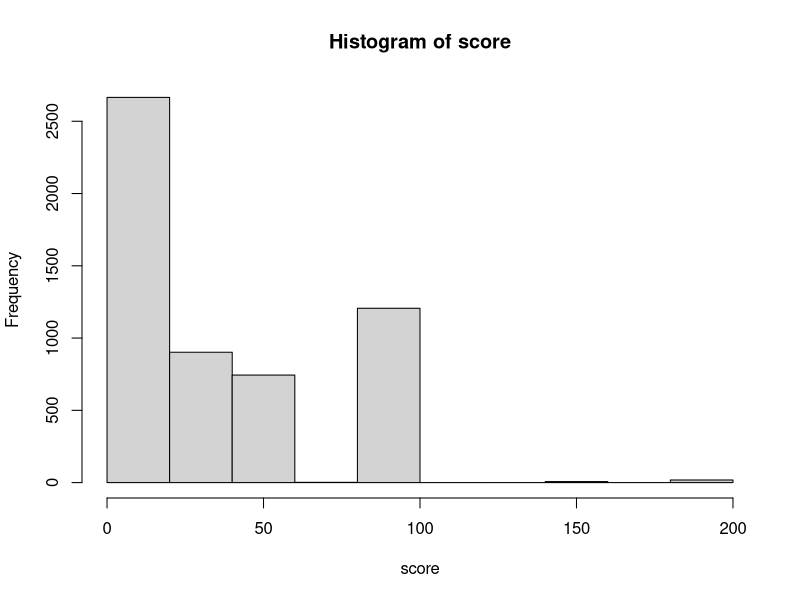

Write R code to recreate this figure.
library("ggplot2")
data<- read.csv(file="data/titles.csv")
score<- data$total[which(data$total < 201)]
print(score[20:60])


hist(score)
